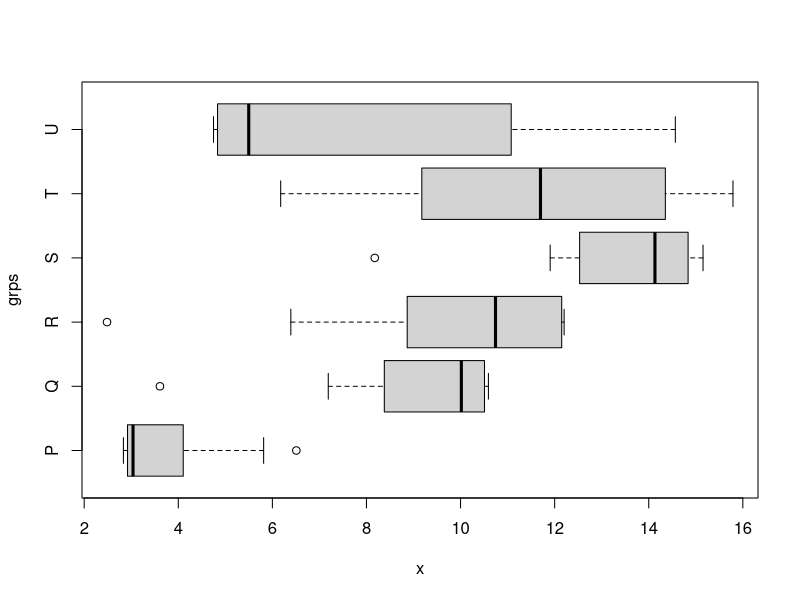

This figure's R source:
## ---- chunk 1
## DATA GENERATION
while(T){
  b1 = 10**runif(6,-0.5,0.75)
  b2 = 10**runif(6,-0.5,0.75)
  mag = sample(-1:3,1)
  scale = 10**mag
  bottom = runif(6)*scale
  r = bottom*runif(6,0.3,2)
  
  x = numeric()
  for(i in 1:6){
    x = c(x, sort(rbeta(25,b1[i],b2[i])*scale+bottom[i]))
  }
  
  ms = c("weight","length","time","speed")
  us = c("kg","m","s","m/s")
  
  rvs = c("P","Q","R","S","T","U")
  grps = c(rep("P",25),rep("Q",25),rep("R",25),rep("S",25),rep("T",25),rep("U",25))
  ans = c(grps[x==max(x)],grps[x==min(x)],grps[x==max(x[0:5*25+13])],grps[x==min(x[0:5*25+13])])
  if(sum(duplicated(ans))==0){
    break
  }
}
P = x[1:25]
Q = x[26:50]
R = x[51:75]
S = x[76:100]
TT = x[101:125]
U = x[126:150]

Piqr = P[19]-P[7]
Qiqr = Q[19]-Q[7]
Riqr = R[19]-R[7]
Siqr = S[19]-S[7]
Tiqr = TT[19]-TT[7]
Uiqr = U[19]-U[7]

iqrs = c(Piqr,Qiqr,Riqr,Siqr,Tiqr,Uiqr)

## ---- chunk 2
boxplot(x~grps, horizontal=T)
